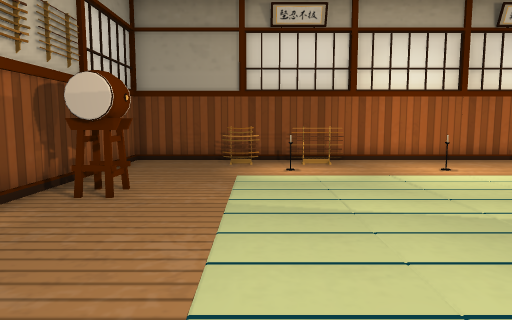
View 1 (above)

15 first-person views from a walk through a 3-D level made in the Unity game engine. The camera is 1.4 m above the floor, tilts 6° down and sees 70° across. The floor is counted in squares, 1 m on a side. Each view is taken from the middle of a square. On the plan, view 1 faces up. The plan holds only what a view shows up to about 16 squares ahead; the rest is blank. The player character is not drawn. Some surface patterns are stand-ins.

View 2
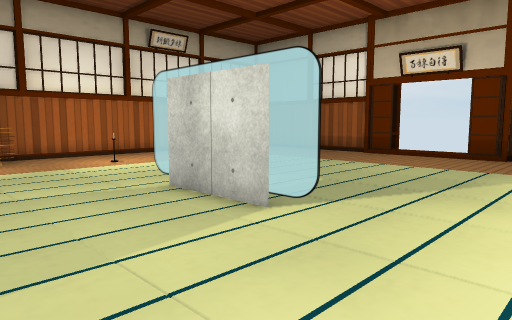

View 3
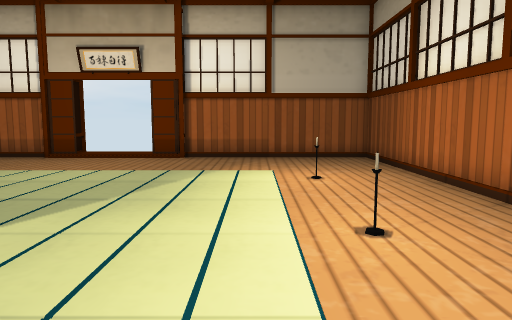

View 4
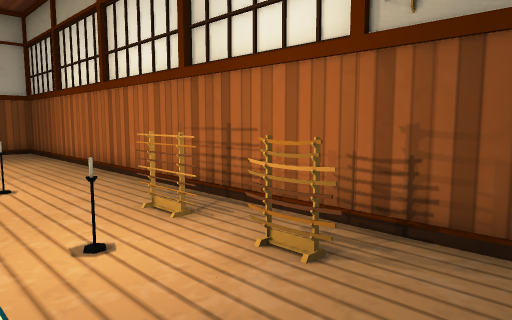

View 5
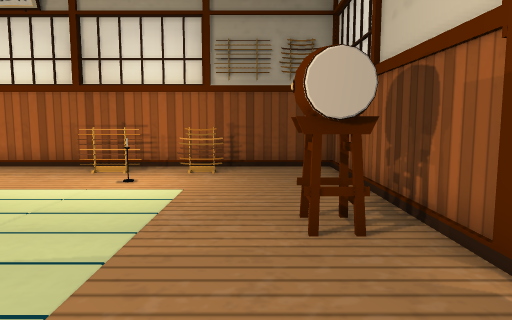

View 6
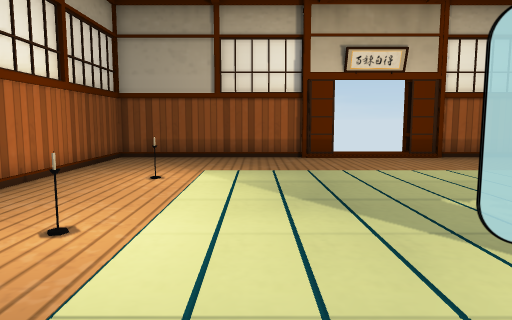

View 7
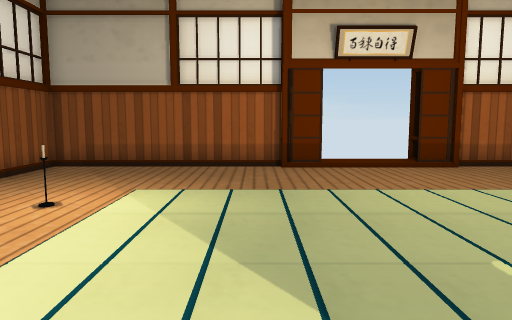

View 8
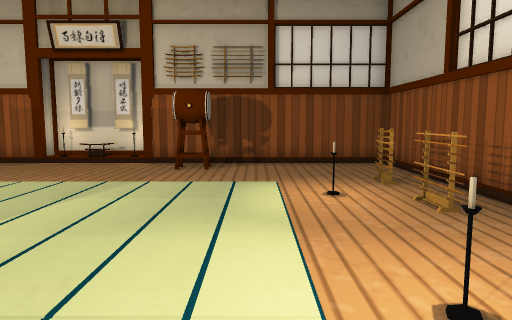

View 9
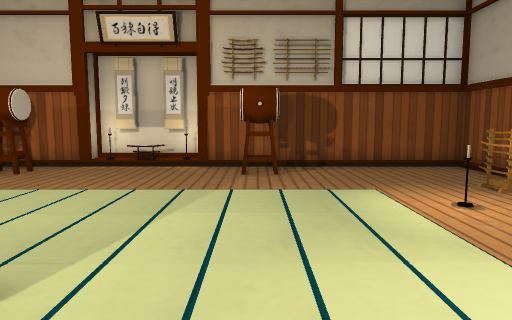

View 10
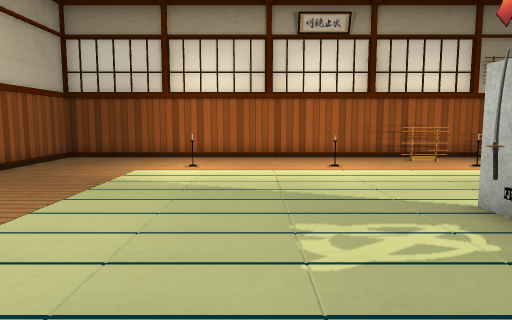

View 11
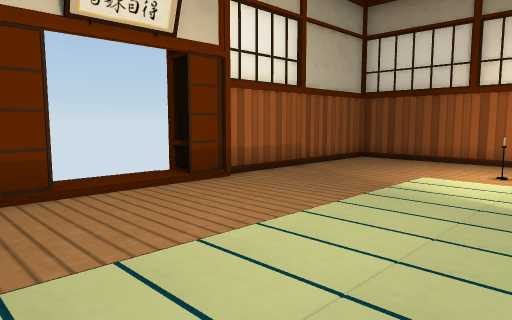

View 12
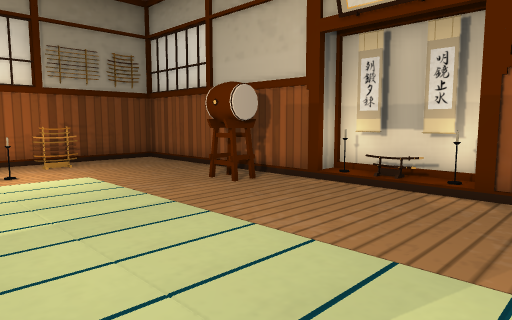

View 13
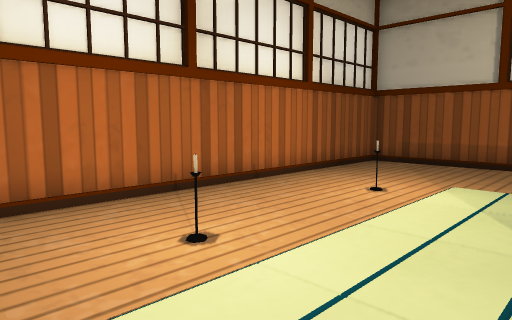

View 14
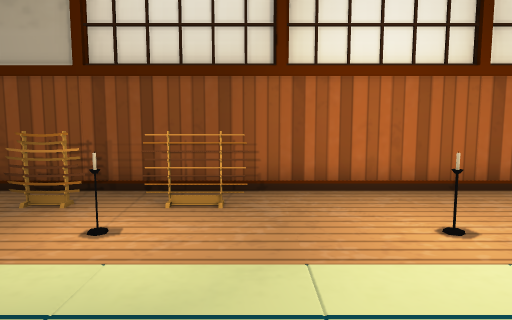

View 15
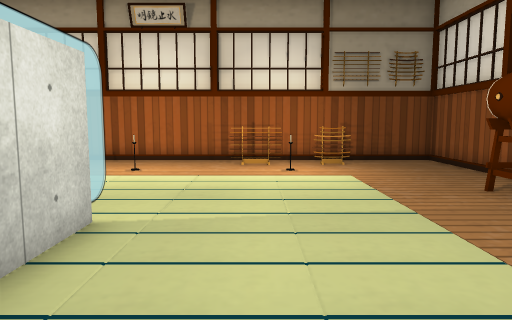

### Floor plan
Points are (right, up) in squares from view 1. A wall is a line through its corners. A room is listed if a view was taken in it or the views show most of it. See-through windows are left out.
Room 1 (views 1, 2, 3, 4, 5, 6, 7, 8, 9, 10, 11, 12, 13, 14, 15)
walls: (4.3, 3) (4.3, 2) (4.3, 5); (2.9, 12) (1.1, 12); (0.2, 12) (-1.3, 12); (-4.4, 1.7) (-4.4, -6.4) (0.5, -6.4); (1.1, -5) (2.9, -5); (-5, 4.6) (-5, 4); (-5, 3.1) (-5, 2.4); (15.2, 4.9) (15.2, 6.2); (-5.3, 4.6) (-5.3, 1.7); (0.5, 13.4) (-4.4, 13.4) (-4.4, 5.5); (15.4, 5.9) (15.4, 13.4) (1.5, 13.4); (15.2, 0.8) (15.2, 2.1); (1.5, -6.4) (15.4, -6.4) (15.4, 1.1); (-1.3, -5) (0.2, -5)
low walls: (-4.7, 4.3) (-4.7, 2.9)
ways out: opening at (-0.5, 13) to room 2; opening at (1, 12) to room 2; opening at (2.5, 13) to room 2; opening at (-0.5, -6) to room 3; opening at (1, -5) to room 3; opening at (2.5, -6) to room 3; opening at (15.5, 3.5); gap at (0, -5); gap at (0, 12)
objects: other object (-5, 5); drum (-3, 0) to (-3, 1); drum (-3, 7); candle (1, -3); candle (1, 11); candle (5, -4) to (6, -3); other object (5, 3); candle (5, 10) to (6, 11); other object (10, -3); other object (10, 11)
Room 2 (no view inside)
walls: (1.5, 13.4) (0.5, 13.4)
ways out: opening at (-0.5, 13) to room 1; opening at (1, 12) to room 1; opening at (2.5, 13) to room 1
Room 3 (no view inside)
walls: (0.5, -6.4) (1.5, -6.4)
ways out: opening at (-0.5, -6) to room 1; opening at (1, -5) to room 1; opening at (2.5, -6) to room 1

Positions as (right, up) in squares from view 1, and headings:
1: (0, 0), facing up
2: (0, -2), facing up-right
3: (1, -2), facing right
4: (-3, -2), facing down-right
5: (-2, 5), facing down
6: (1, 8), facing right
7: (4, 7), facing right
8: (8, 9), facing left
9: (7, 7), facing left
10: (8, 8), facing down
11: (8, 7), facing down-right
12: (3, 7), facing down-left
13: (3, 7), facing up-right
14: (3, 6), facing up
15: (2, 7), facing down
